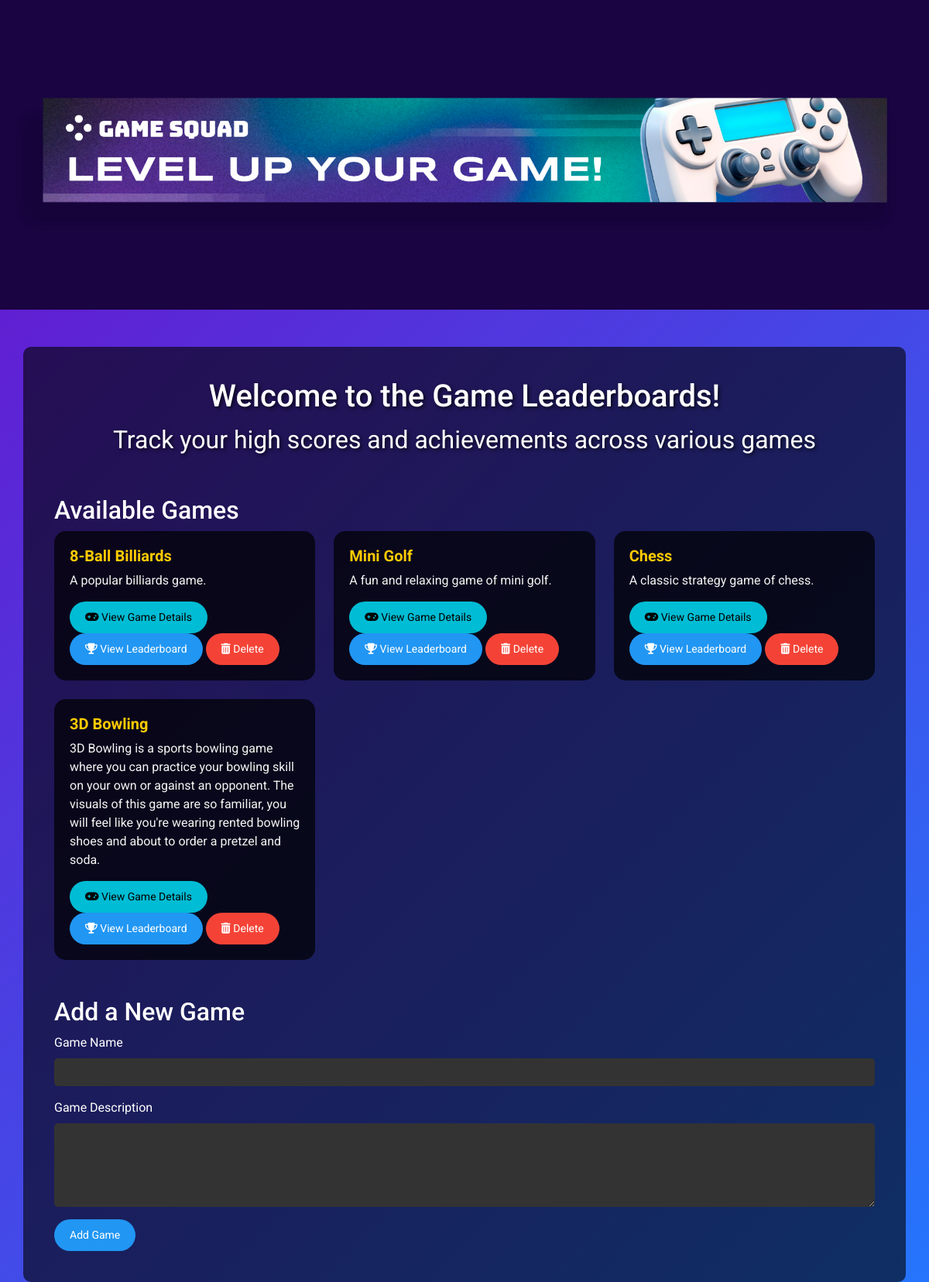
Before: / with the older database file.
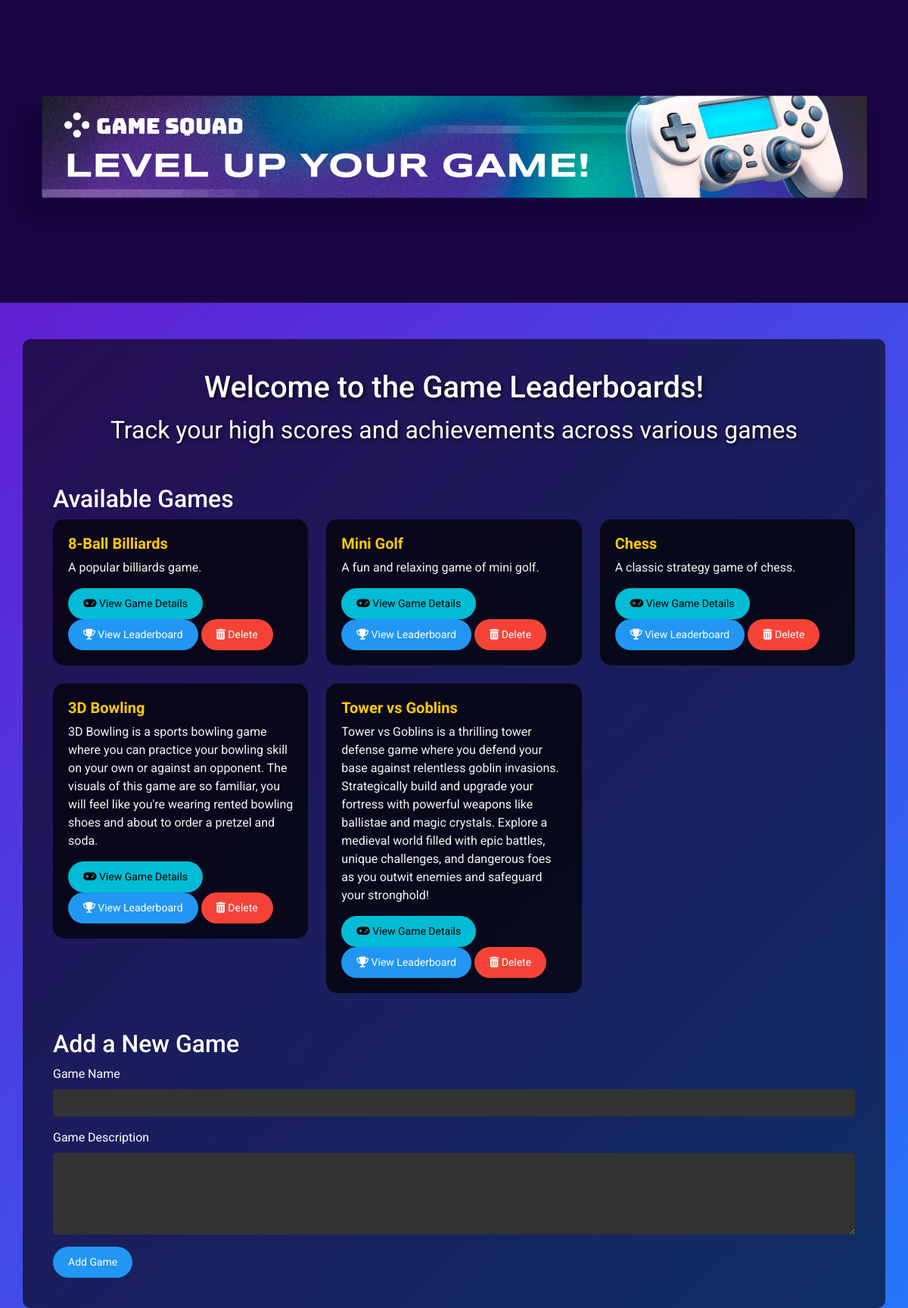
After: the same page with the newer database file.
### tables this page shows
CREATE TABLE games (
    game_id INTEGER PRIMARY KEY AUTOINCREMENT,
    game_name TEXT NOT NULL,
    description TEXT
);

### app.py (the view)
@app.route('/', methods=['GET', 'POST'])
def home():
    games = get_all_games()  # Fetch all games from the database
    return render_template('index.html', games=games)

### app.py (called while the page is built)
def get_all_games():
    conn = sqlite3.connect('MSD-P01-LeaderBoard.sqlite')
    cursor = conn.cursor()
    cursor.execute("SELECT game_id, game_name, description FROM games")
    games = cursor.fetchall()
    conn.close()
    return games

### templates/index.html (shortened to what this page needs)
<!DOCTYPE html>
<html lang="en">
<head>
    <link href="https://cdn.jsdelivr.net/npm/bootstrap@5.3.0-alpha1/dist/css/bootstrap.min.css" rel="stylesheet">
    <link rel="stylesheet" href="https://cdnjs.cloudflare.com/ajax/libs/font-awesome/6.0.0-beta3/css/all.min.css">
    <link rel="stylesheet" href="{{ url_for('static', filename='style.css') }}">
  <section class="hero" style="background-image: url('{{ url_for('static', filename='10954552.jpg') }}');">
</section>
</head>
<body>
  <div class="container mt-5">
    <div class="hero-content text-center text-white">
        <h1>Welcome to the Game Leaderboards!</h1>
        <p>Track your high scores and achievements across various games</p>
    </div>
    <h2 class="mt-5">Available Games</h2>
    <div class="row row-cols-1 row-cols-md-2 row-cols-lg-3 g-4">
      {% for game in games %}
      <div class="col">
        <div class="card">
          <div class="card-body">
            <h5 class="card-title">{{ game[1] }}</h5>
            <p class="card-text">{{ game[2] }}</p>
            <a href="/game/{{ game[0] }}" class="btn btn-info">
              <i class="fas fa-gamepad"></i> View Game Details
            </a>
            <a href="/leaderboard/{{ game[1] }}" class="btn btn-primary">
              <i class="fas fa-trophy"></i> View Leaderboard
            </a>
            <form action="/delete_game/{{ game[0] }}" method="POST" style="display:inline;">
              <button type="submit" class="btn btn-danger"><i class="fas fa-trash-alt"></i> Delete</button>
            </form>
          </div>
        </div>
      </div>
      {% endfor %}
    </div>
      <h2 class="mt-5">Add a New Game</h2>
    <form action="/add_game" method="POST">
      <div class="mb-3">
        <label for="game_name" class="form-label">Game Name</label>
        <input type="text" class="form-control" id="game_name" name="game_name" required>
      </div>
      <div class="mb-3">
        <label for="description" class="form-label">Game Description</label>
        <textarea class="form-control" id="description" name="description" rows="4" required></textarea>
      </div>
      <button type="submit" class="btn btn-primary">Add Game</button>
    </form>
  </div>
</body>
</html>

### static/style.css (style rules this page uses)
body { background: linear-gradient(135deg, #6a11cb 0%, #2575fc 100%); font-family: 'Roboto', sans-serif; color: #fff; }
h1, h2 { color: #fff; }
.container { background: rgba(0, 0, 0, 0.6); padding: 40px; border-radius: 10px; }
.card { background-color: rgba(0, 0, 0, 0.7); border: none; border-radius: 15px; transition: all 0.3s ease; }
.card-body { padding: 20px; }
.card-title { color: #ffcb00; font-weight: bold; }
.card-text { color: #f5f5f5; margin-bottom: 15px; }
.btn-info, .btn-primary, .btn-danger { border-radius: 30px; padding: 10px 20px; font-size: 14px; }
.btn-info { background-color: #00bcd4; border: none; }
.btn-primary { background-color: #2196f3; border: none; }
.btn-danger { background-color: #f44336; border: none; }
form { border-radius: 10px; }
.form-control { background-color: #333; border: none; color: #fff; border-radius: 5px; }
.form-label { color: #fff; }
.card { transition: transform 0.3s ease, box-shadow 0.3s ease; }
.card { animation: fadeInUp 0.8s ease-out forwards; }
.card:nth-child(odd) { animation-delay: 0.4s; }
.hero { height: 400px; background-size: cover; background-position: center; display: flex; justify-content: center; align-items: center; }
.hero-content { text-shadow: 2px 2px 4px rgba(0, 0, 0, 0.7); font-size: 2rem; }

Changed rows visible on the page:
added games: game_name "Tower vs Goblins", description "Tower vs Goblins is a thrilling tower defense game where you defend your base against relentless goblin invasions. Strategically build and upgrade your fortress with powerful weapons like ballistae and magic crystals. Explore a medieval world filled with epic battles, unique challenges, and dangerous foes as you outwit enemies and safeguard your stronghold!"
